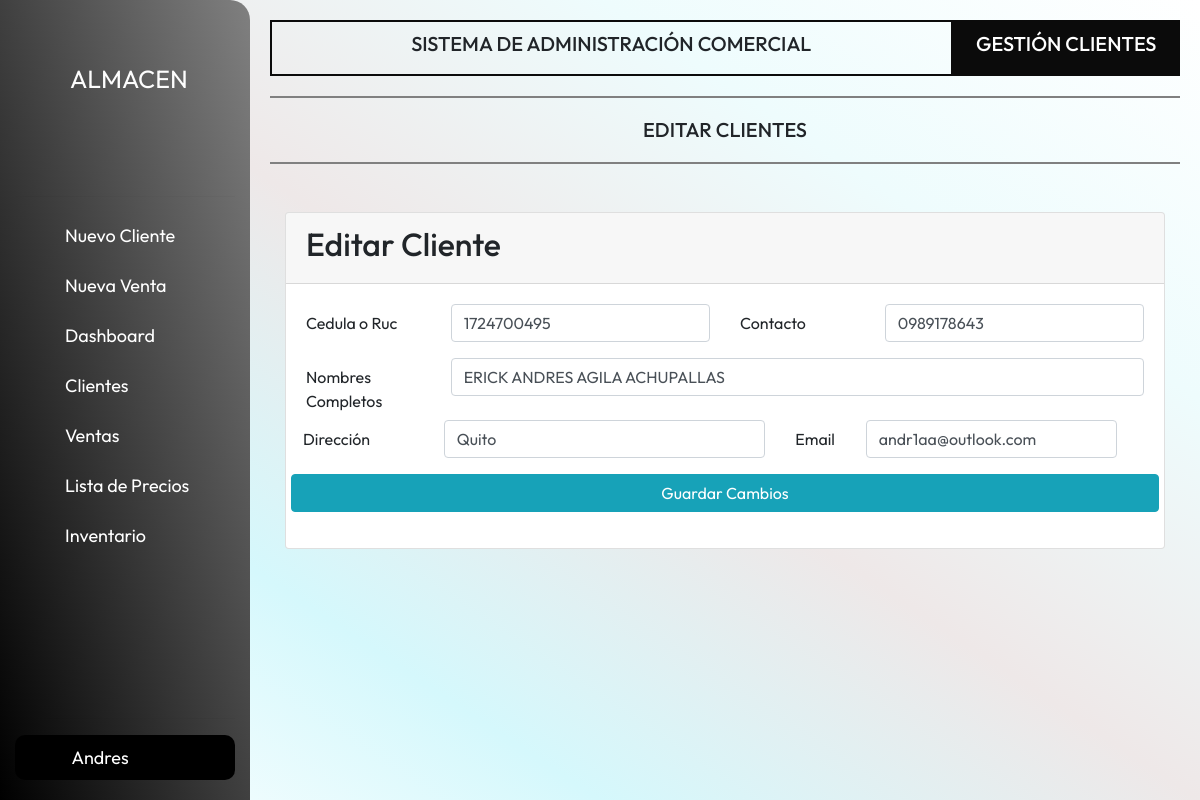
/editarCliente/1724700495 (signed in), run on an earlier commit of the app's database.
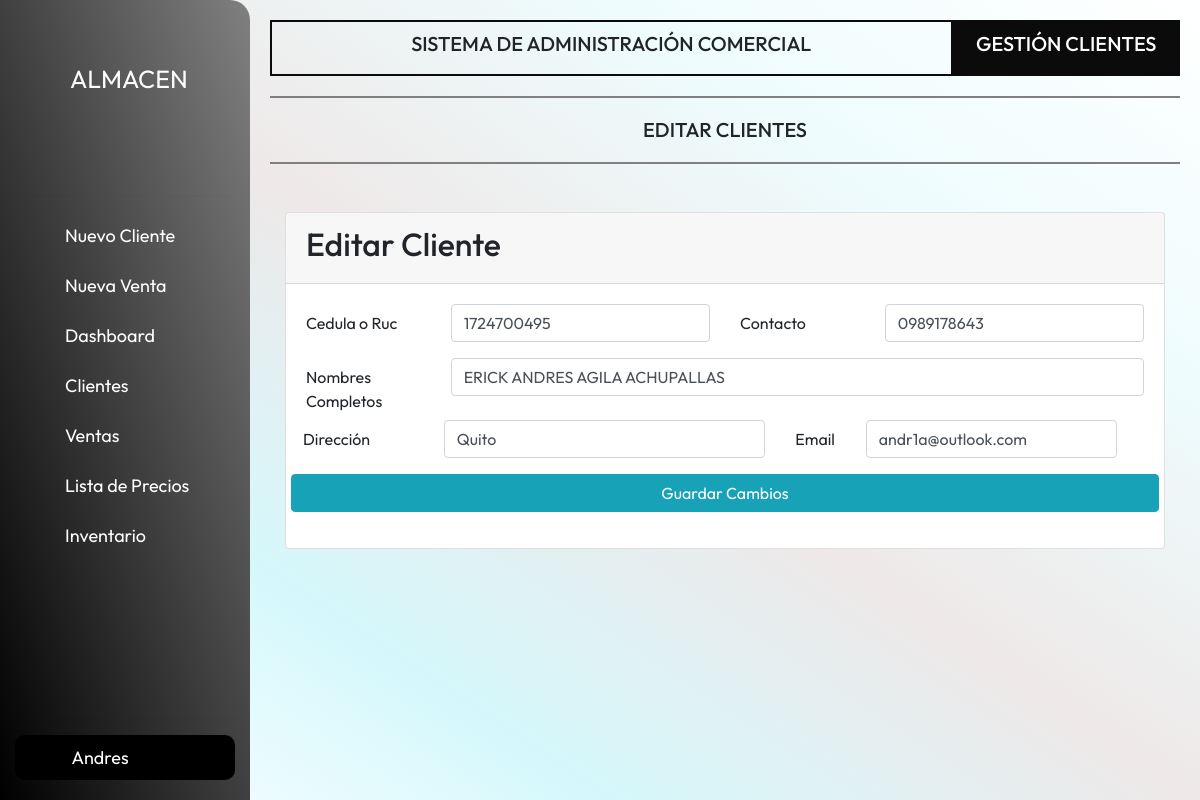
And on a later commit of the database.
### apps/models.py (models this page shows)
class Cliente(models.Model):
    user = models.ForeignKey(User, on_delete=models.CASCADE)
    cedula=models.CharField(primary_key=True, max_length=13 ,null=False)
    nombres=models.CharField(max_length=150, null=False)
    direccion=models.CharField(max_length=100, null=False)
    email = models.EmailField(max_length=45)
    celular=models.CharField(max_length=10, null=False)
    class Meta:
        db_table = 'tabla_Cliente'

### apps/views.py (the view, shortened to what this page needs)
# urls.py: path('editarCliente/<cedula>', views.editarCliente,name="editarCliente"),
@login_required
def editarCliente(request, cedula):
    try:
        cliente = Cliente.objects.get(cedula=cedula)
    except Cliente.DoesNotExist:
        messages.error(request, 'El cliente que intentas editar no existe.')
        return redirect("clientes")
    return render(request, "editarCliente.html", {'cliente': cliente})

### apps/templates/editarCliente.html (shortened to what this page needs)
{% extends 'base.html' %}
{% block pageTitle %}
GESTIÓN CLIENTES
{% endblock %}
{% block cenTitle %} EDITAR CLIENTES {% endblock %}
{% block content %}
    <div class="container mt-5">
        <div class="card">
            <div class="card-header">
                <h2>Editar Cliente</h2>
            </div>
            <div class="card-body">
                <form method="POST" action="{% url 'editarCliente' cliente.cedula %}">
                    <div class="form-group row">
                        <label for="numeroFactura" class="col-sm-2 col-form-label">Cedula o Ruc</label>
                        <div class="col-sm-4">
                            <input id="cedula" type="text" name="cedula" value="{{cliente.cedula}}" class="form-control" minlength="10" maxlength="13" required>
                        </div>
                        <label for="fecha" class="col-sm-2 col-form-label">Contacto</label>
                        <div class="col-sm-4">
                            <input id="celular" type="text" value="{{cliente.celular}}" name="celular" minlength="10" maxlength="10"  class="form-control" required>
                        </div>
                    </div>
                    <div class="form-group row">
                        <label for="cedula" class="col-sm-2 col-form-label">Nombres Completos</label>
                        <div class="col-sm-10">
                            <input id="nombres" type="text" name="nombres"  value="{{cliente.nombres}}" class="form-control" maxlength="50" required>
                    </div>
                    <div class="form-group row">
                        <label for="contacto" class="col-sm-2 col-form-label">Dirección</label>
                        <div class="col-sm-5">
                            <input id="direccion" type="text" value="{{cliente.direccion}}" name="direccion" maxlength="100" class="form-control" required>
                        </div>
                        <label for="email" class="col-sm-1 col-form-label">Email</label>
                        <div class="col-sm-4">
                            <input id="email" type="email" value="{{cliente.email}}" name="email" maxlength="45" class="form-control" required>
                        </div>
                    </div>
                    <button type="submit" class="btn btn-info btnGuardar"  title="agregar" name="agregar">Guardar Cambios</button>
                </form>
            </div>
        </div>
    </div>
{% endblock %}

What changed in the data, as far as the page shows it:
changed Cliente "ERICK ANDRES AGILA ACHUPALLAS": email "andr1aa@outlook.com" → "andr1a@outlook.com"
